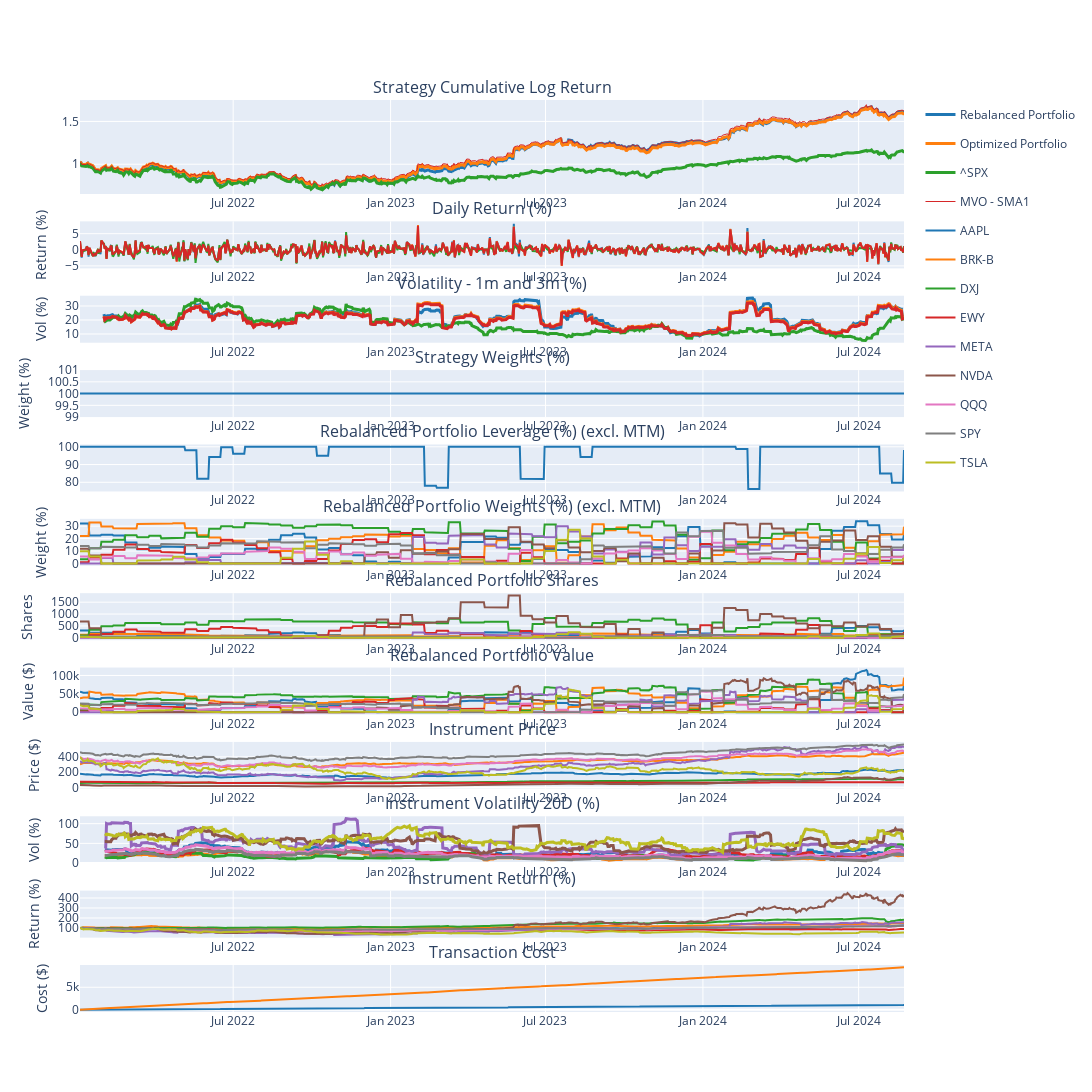

Notebook cell for this chart:
### Code cell
portfolio = PortfolioStandard(
    capital=169336.48958837058,
    name='MVOPortfolio',        
    rebalance_iter=RebalancerIter('0 0 * * Fri', 2),        
    tc_model=TransactionCostFutu(), 
    systems=[        
        TradingSubSystemSingle(vol_target=vol_target, instruments=instruments,  strategy=[MeanVarianceOpt(gamma=10, hhi=0.2, lookback=60, confidence=1)], max_leverage=max_leverage, offset=60)
    ]
)

portfolio.set_start_date(start_date)
portfolio.set_end_date(end_date)
portfolio.backtest_subsystems()
portfolio.optimize()
portfolio.backtest()
portfolio.rebalance()
portfolio.performance(show_all_rets=True)

### Figure 1 — Plotly figure (JSON) as saved in the notebook; plotly's stock layout.template omitted (floating-point values rounded to 4 significant figures; data arrays with more than 128 entries replaced by an {"elided": "..."} marker saying what was removed)
{"data": [{"legendgroup": "Rebalanced Portfolio", "line": {"width": 3}, "marker": {"color": "rgb(31, 119, 180)"}, "name": "Rebalanced Portfolio", "type": "scatter", "x": {"elided": "664 str values"}, "xaxis": "x", "y": {"elided": "664 float values"}, "yaxis": "y"}, {"legendgroup": "Rebalanced Portfolio", "marker": {"color": "rgb(31, 119, 180)"}, "name": "Rebalanced Portfolio", "showlegend": false, "type": "scatter", "x": {"elided": "664 str values"}, "xaxis": "x2", "y": {"elided": "664 float values"}, "yaxis": "y2"}, {"legendgroup": "Rebalanced Portfolio", "line": {"width": 3}, "marker": {"color": "rgb(31, 119, 180)"}, "name": "Rebalanced Portfolio", "showlegend": false, "type": "scatter", "x": {"elided": "664 str values"}, "xaxis": "x3", "y": {"elided": "664 float values"}, "yaxis": "y3"}, {"legendgroup": "Rebalanced Portfolio", "marker": {"color": "rgb(31, 119, 180)"}, "name": "Rebalanced Portfolio", "showlegend": false, "type": "scatter", "x": {"elided": "664 str values"}, "xaxis": "x12", "y": {"elided": "664 float values"}, "yaxis": "y12"}, {"legendgroup": "Optimized Portfolio", "line": {"width": 3}, "marker": {"color": "rgb(255, 127, 14)"}, "name": "Optimized Portfolio", "type": "scatter", "x": {"elided": "664 str values"}, "xaxis": "x", "y": {"elided": "664 float values"}, "yaxis": "y"}, {"legendgroup": "Optimized Portfolio", "marker": {"color": "rgb(255, 127, 14)"}, "name": "Optimized Portfolio", "showlegend": false, "type": "scatter", "x": {"elided": "664 str values"}, "xaxis": "x2", "y": {"elided": "664 float values"}, "yaxis": "y2"}, {"legendgroup": "Optimized Portfolio", "line": {"width": 3}, "marker": {"color": "rgb(255, 127, 14)"}, "name": "Optimized Portfolio", "showlegend": false, "type": "scatter", "x": {"elided": "664 str values"}, "xaxis": "x3", "y": {"elided": "664 float values"}, "yaxis": "y3"}, {"legendgroup": "Optimized Portfolio", "marker": {"color": "rgb(255, 127, 14)"}, "name": "Optimized Portfolio", "showlegend": false, "type": "scatter", "x": {"elided": "664 str values"}, "xaxis": "x12", "y": {"elided": "664 float values"}, "yaxis": "y12"}, {"legendgroup": "^SPX", "line": {"width": 3}, "marker": {"color": "rgb(44, 160, 44)"}, "name": "^SPX", "type": "scatter", "x": {"elided": "664 str values"}, "xaxis": "x", "y": {"elided": "664 float values"}, "yaxis": "y"}, {"legendgroup": "^SPX", "marker": {"color": "rgb(44, 160, 44)"}, "name": "^SPX", "showlegend": false, "type": "scatter", "x": {"elided": "664 str values"}, "xaxis": "x2", "y": {"elided": "664 float values"}, "yaxis": "y2"}, {"legendgroup": "^SPX", "line": {"width": 3}, "marker": {"color": "rgb(44, 160, 44)"}, "name": "^SPX", "showlegend": false, "type": "scatter", "x": {"elided": "664 str values"}, "xaxis": "x3", "y": {"elided": "664 float values"}, "yaxis": "y3"}, {"legendgroup": "MVO - SMA1", "line": {"width": 1}, "marker": {"color": "rgb(214, 39, 40)"}, "name": "MVO - SMA1", "type": "scatter", "x": {"elided": "664 str values"}, "xaxis": "x", "y": {"elided": "664 float values"}, "yaxis": "y"}, {"legendgroup": "MVO - SMA1", "marker": {"color": "rgb(214, 39, 40)"}, "name": "MVO - SMA1", "showlegend": false, "type": "scatter", "x": {"elided": "664 str values"}, "xaxis": "x2", "y": {"elided": "664 float values"}, "yaxis": "y2"}, {"legendgroup": "MVO - SMA1", "line": {"width": 3}, "marker": {"color": "rgb(214, 39, 40)"}, "name": "MVO - SMA1", "showlegend": false, "type": "scatter", "x": {"elided": "664 str values"}, "xaxis": "x3", "y": {"elided": "664 float values"}, "yaxis": "y3"}, {"legendgroup": "MVO - SMA1", "marker": {"color": "rgb(31, 119, 180)"}, "name": "MVO - SMA1", "showlegend": false, "type": "scatter", "x": {"elided": "664 str values"}, "xaxis": "x4", "y": {"elided": "664 int values"}, "yaxis": "y4"}, {"marker": {"color": "rgb(31, 119, 180)"}, "showlegend": false, "type": "scatter", "x": {"elided": "664 str values"}, "xaxis": "x5", "y": {"elided": "664 float values"}, "yaxis": "y5"}, {"legendgroup": "AAPL", "marker": {"color": "rgb(31, 119, 180)"}, "name": "AAPL", "showlegend": true, "type": "scatter", "x": {"elided": "664 str values"}, "xaxis": "x6", "y": {"elided": "664 float values"}, "yaxis": "y6"}, {"legendgroup": "AAPL", "marker": {"color": "rgb(31, 119, 180)"}, "name": "AAPL", "showlegend": false, "type": "scatter", "x": {"elided": "664 str values"}, "xaxis": "x7", "y": {"elided": "664 int values"}, "yaxis": "y7"}, {"legendgroup": "AAPL", "marker": {"color": "rgb(31, 119, 180)"}, "name": "AAPL", "showlegend": false, "type": "scatter", "x": {"elided": "664 str values"}, "xaxis": "x8", "y": {"elided": "664 float values"}, "yaxis": "y8"}, {"legendgroup": "AAPL", "marker": {"color": "rgb(31, 119, 180)"}, "name": "AAPL", "showlegend": false, "type": "scatter", "x": {"elided": "664 str values"}, "xaxis": "x9", "y": {"elided": "664 float values"}, "yaxis": "y9"}, {"legendgroup": "AAPL", "line": {"width": 3}, "marker": {"color": "rgb(31, 119, 180)"}, "name": "AAPL", "showlegend": false, "type": "scatter", "x": {"elided": "664 str values"}, "xaxis": "x10", "y": {"elided": "664 float values"}, "yaxis": "y10"}, {"legendgroup": "AAPL", "marker": {"color": "rgb(31, 119, 180)"}, "name": "AAPL", "showlegend": false, "type": "scatter", "x": {"elided": "664 str values"}, "xaxis": "x11", "y": {"elided": "664 float values"}, "yaxis": "y11"}, {"legendgroup": "BRK-B", "marker": {"color": "rgb(255, 127, 14)"}, "name": "BRK-B", "showlegend": true, "type": "scatter", "x": {"elided": "664 str values"}, "xaxis": "x6", "y": {"elided": "664 float values"}, "yaxis": "y6"}, {"legendgroup": "BRK-B", "marker": {"color": "rgb(255, 127, 14)"}, "name": "BRK-B", "showlegend": false, "type": "scatter", "x": {"elided": "664 str values"}, "xaxis": "x7", "y": {"elided": "664 int values"}, "yaxis": "y7"}, {"legendgroup": "BRK-B", "marker": {"color": "rgb(255, 127, 14)"}, "name": "BRK-B", "showlegend": false, "type": "scatter", "x": {"elided": "664 str values"}, "xaxis": "x8", "y": {"elided": "664 float values"}, "yaxis": "y8"}, {"legendgroup": "BRK-B", "marker": {"color": "rgb(255, 127, 14)"}, "name": "BRK-B", "showlegend": false, "type": "scatter", "x": {"elided": "664 str values"}, "xaxis": "x9", "y": {"elided": "664 float values"}, "yaxis": "y9"}, {"legendgroup": "BRK-B", "line": {"width": 3}, "marker": {"color": "rgb(255, 127, 14)"}, "name": "BRK-B", "showlegend": false, "type": "scatter", "x": {"elided": "664 str values"}, "xaxis": "x10", "y": {"elided": "664 float values"}, "yaxis": "y10"}, {"legendgroup": "BRK-B", "marker": {"color": "rgb(255, 127, 14)"}, "name": "BRK-B", "showlegend": false, "type": "scatter", "x": {"elided": "664 str values"}, "xaxis": "x11", "y": {"elided": "664 float values"}, "yaxis": "y11"}, {"legendgroup": "DXJ", "marker": {"color": "rgb(44, 160, 44)"}, "name": "DXJ", "showlegend": true, "type": "scatter", "x": {"elided": "664 str values"}, "xaxis": "x6", "y": {"elided": "664 float values"}, "yaxis": "y6"}, {"legendgroup": "DXJ", "marker": {"color": "rgb(44, 160, 44)"}, "name": "DXJ", "showlegend": false, "type": "scatter", "x": {"elided": "664 str values"}, "xaxis": "x7", "y": {"elided": "664 int values"}, "yaxis": "y7"}, {"legendgroup": "DXJ", "marker": {"color": "rgb(44, 160, 44)"}, "name": "DXJ", "showlegend": false, "type": "scatter", "x": {"elided": "664 str values"}, "xaxis": "x8", "y": {"elided": "664 float values"}, "yaxis": "y8"}, {"legendgroup": "DXJ", "marker": {"color": "rgb(44, 160, 44)"}, "name": "DXJ", "showlegend": false, "type": "scatter", "x": {"elided": "664 str values"}, "xaxis": "x9", "y": {"elided": "664 float values"}, "yaxis": "y9"}, {"legendgroup": "DXJ", "line": {"width": 3}, "marker": {"color": "rgb(44, 160, 44)"}, "name": "DXJ", "showlegend": false, "type": "scatter", "x": {"elided": "664 str values"}, "xaxis": "x10", "y": {"elided": "664 float values"}, "yaxis": "y10"}, {"legendgroup": "DXJ", "marker": {"color": "rgb(44, 160, 44)"}, "name": "DXJ", "showlegend": false, "type": "scatter", "x": {"elided": "664 str values"}, "xaxis": "x11", "y": {"elided": "664 float values"}, "yaxis": "y11"}, {"legendgroup": "EWY", "marker": {"color": "rgb(214, 39, 40)"}, "name": "EWY", "showlegend": true, "type": "scatter", "x": {"elided": "664 str values"}, "xaxis": "x6", "y": {"elided": "664 float values"}, "yaxis": "y6"}, {"legendgroup": "EWY", "marker": {"color": "rgb(214, 39, 40)"}, "name": "EWY", "showlegend": false, "type": "scatter", "x": {"elided": "664 str values"}, "xaxis": "x7", "y": {"elided": "664 int values"}, "yaxis": "y7"}, {"legendgroup": "EWY", "marker": {"color": "rgb(214, 39, 40)"}, "name": "EWY", "showlegend": false, "type": "scatter", "x": {"elided": "664 str values"}, "xaxis": "x8", "y": {"elided": "664 float values"}, "yaxis": "y8"}, {"legendgroup": "EWY", "marker": {"color": "rgb(214, 39, 40)"}, "name": "EWY", "showlegend": false, "type": "scatter", "x": {"elided": "664 str values"}, "xaxis": "x9", "y": {"elided": "664 float values"}, "yaxis": "y9"}, {"legendgroup": "EWY", "line": {"width": 3}, "marker": {"color": "rgb(214, 39, 40)"}, "name": "EWY", "showlegend": false, "type": "scatter", "x": {"elided": "664 str values"}, "xaxis": "x10", "y": {"elided": "664 float values"}, "yaxis": "y10"}, {"legendgroup": "EWY", "marker": {"color": "rgb(214, 39, 40)"}, "name": "EWY", "showlegend": false, "type": "scatter", "x": {"elided": "664 str values"}, "xaxis": "x11", "y": {"elided": "664 float values"}, "yaxis": "y11"}, {"legendgroup": "META", "marker": {"color": "rgb(148, 103, 189)"}, "name": "META", "showlegend": true, "type": "scatter", "x": {"elided": "664 str values"}, "xaxis": "x6", "y": {"elided": "664 float values"}, "yaxis": "y6"}, {"legendgroup": "META", "marker": {"color": "rgb(148, 103, 189)"}, "name": "META", "showlegend": false, "type": "scatter", "x": {"elided": "664 str values"}, "xaxis": "x7", "y": {"elided": "664 int values"}, "yaxis": "y7"}, {"legendgroup": "META", "marker": {"color": "rgb(148, 103, 189)"}, "name": "META", "showlegend": false, "type": "scatter", "x": {"elided": "664 str values"}, "xaxis": "x8", "y": {"elided": "664 float values"}, "yaxis": "y8"}, {"legendgroup": "META", "marker": {"color": "rgb(148, 103, 189)"}, "name": "META", "showlegend": false, "type": "scatter", "x": {"elided": "664 str values"}, "xaxis": "x9", "y": {"elided": "664 float values"}, "yaxis": "y9"}, {"legendgroup": "META", "line": {"width": 3}, "marker": {"color": "rgb(148, 103, 189)"}, "name": "META", "showlegend": false, "type": "scatter", "x": {"elided": "664 str values"}, "xaxis": "x10", "y": {"elided": "664 float values"}, "yaxis": "y10"}, {"legendgroup": "META", "marker": {"color": "rgb(148, 103, 189)"}, "name": "META", "showlegend": false, "type": "scatter", "x": {"elided": "664 str values"}, "xaxis": "x11", "y": {"elided": "664 float values"}, "yaxis": "y11"}, {"legendgroup": "NVDA", "marker": {"color": "rgb(140, 86, 75)"}, "name": "NVDA", "showlegend": true, "type": "scatter", "x": {"elided": "664 str values"}, "xaxis": "x6", "y": {"elided": "664 float values"}, "yaxis": "y6"}, {"legendgroup": "NVDA", "marker": {"color": "rgb(140, 86, 75)"}, "name": "NVDA", "showlegend": false, "type": "scatter", "x": {"elided": "664 str values"}, "xaxis": "x7", "y": {"elided": "664 int values"}, "yaxis": "y7"}, {"legendgroup": "NVDA", "marker": {"color": "rgb(140, 86, 75)"}, "name": "NVDA", "showlegend": false, "type": "scatter", "x": {"elided": "664 str values"}, "xaxis": "x8", "y": {"elided": "664 float values"}, "yaxis": "y8"}, {"legendgroup": "NVDA", "marker": {"color": "rgb(140, 86, 75)"}, "name": "NVDA", "showlegend": false, "type": "scatter", "x": {"elided": "664 str values"}, "xaxis": "x9", "y": {"elided": "664 float values"}, "yaxis": "y9"}, {"legendgroup": "NVDA", "line": {"width": 3}, "marker": {"color": "rgb(140, 86, 75)"}, "name": "NVDA", "showlegend": false, "type": "scatter", "x": {"elided": "664 str values"}, "xaxis": "x10", "y": {"elided": "664 float values"}, "yaxis": "y10"}, {"legendgroup": "NVDA", "marker": {"color": "rgb(140, 86, 75)"}, "name": "NVDA", "showlegend": false, "type": "scatter", "x": {"elided": "664 str values"}, "xaxis": "x11", "y": {"elided": "664 float values"}, "yaxis": "y11"}, {"legendgroup": "QQQ", "marker": {"color": "rgb(227, 119, 194)"}, "name": "QQQ", "showlegend": true, "type": "scatter", "x": {"elided": "664 str values"}, "xaxis": "x6", "y": {"elided": "664 float values"}, "yaxis": "y6"}, {"legendgroup": "QQQ", "marker": {"color": "rgb(227, 119, 194)"}, "name": "QQQ", "showlegend": false, "type": "scatter", "x": {"elided": "664 str values"}, "xaxis": "x7", "y": {"elided": "664 int values"}, "yaxis": "y7"}, {"legendgroup": "QQQ", "marker": {"color": "rgb(227, 119, 194)"}, "name": "QQQ", "showlegend": false, "type": "scatter", "x": {"elided": "664 str values"}, "xaxis": "x8", "y": {"elided": "664 float values"}, "yaxis": "y8"}, {"legendgroup": "QQQ", "marker": {"color": "rgb(227, 119, 194)"}, "name": "QQQ", "showlegend": false, "type": "scatter", "x": {"elided": "664 str values"}, "xaxis": "x9", "y": {"elided": "664 float values"}, "yaxis": "y9"}, {"legendgroup": "QQQ", "line": {"width": 3}, "marker": {"color": "rgb(227, 119, 194)"}, "name": "QQQ", "showlegend": false, "type": "scatter", "x": {"elided": "664 str values"}, "xaxis": "x10", "y": {"elided": "664 float values"}, "yaxis": "y10"}, {"legendgroup": "QQQ", "marker": {"color": "rgb(227, 119, 194)"}, "name": "QQQ", "showlegend": false, "type": "scatter", "x": {"elided": "664 str values"}, "xaxis": "x11", "y": {"elided": "664 float values"}, "yaxis": "y11"}, {"legendgroup": "SPY", "marker": {"color": "rgb(127, 127, 127)"}, "name": "SPY", "showlegend": true, "type": "scatter", "x": {"elided": "664 str values"}, "xaxis": "x6", "y": {"elided": "664 float values"}, "yaxis": "y6"}, {"legendgroup": "SPY", "marker": {"color": "rgb(127, 127, 127)"}, "name": "SPY", "showlegend": false, "type": "scatter", "x": {"elided": "664 str values"}, "xaxis": "x7", "y": {"elided": "664 int values"}, "yaxis": "y7"}, {"legendgroup": "SPY", "marker": {"color": "rgb(127, 127, 127)"}, "name": "SPY", "showlegend": false, "type": "scatter", "x": {"elided": "664 str values"}, "xaxis": "x8", "y": {"elided": "664 float values"}, "yaxis": "y8"}, {"legendgroup": "SPY", "marker": {"color": "rgb(127, 127, 127)"}, "name": "SPY", "showlegend": false, "type": "scatter", "x": {"elided": "664 str values"}, "xaxis": "x9", "y": {"elided": "664 float values"}, "yaxis": "y9"}, {"legendgroup": "SPY", "line": {"width": 3}, "marker": {"color": "rgb(127, 127, 127)"}, "name": "SPY", "showlegend": false, "type": "scatter", "x": {"elided": "664 str values"}, "xaxis": "x10", "y": {"elided": "664 float values"}, "yaxis": "y10"}, {"legendgroup": "SPY", "marker": {"color": "rgb(127, 127, 127)"}, "name": "SPY", "showlegend": false, "type": "scatter", "x": {"elided": "664 str values"}, "xaxis": "x11", "y": {"elided": "664 float values"}, "yaxis": "y11"}, {"legendgroup": "TSLA", "marker": {"color": "rgb(188, 189, 34)"}, "name": "TSLA", "showlegend": true, "type": "scatter", "x": {"elided": "664 str values"}, "xaxis": "x6", "y": {"elided": "664 float values"}, "yaxis": "y6"}, {"legendgroup": "TSLA", "marker": {"color": "rgb(188, 189, 34)"}, "name": "TSLA", "showlegend": false, "type": "scatter", "x": {"elided": "664 str values"}, "xaxis": "x7", "y": {"elided": "664 int values"}, "yaxis": "y7"}, {"legendgroup": "TSLA", "marker": {"color": "rgb(188, 189, 34)"}, "name": "TSLA", "showlegend": false, "type": "scatter", "x": {"elided": "664 str values"}, "xaxis": "x8", "y": {"elided": "664 float values"}, "yaxis": "y8"}, {"legendgroup": "TSLA", "marker": {"color": "rgb(188, 189, 34)"}, "name": "TSLA", "showlegend": false, "type": "scatter", "x": {"elided": "664 str values"}, "xaxis": "x9", "y": {"elided": "664 float values"}, "yaxis": "y9"}, {"legendgroup": "TSLA", "line": {"width": 3}, "marker": {"color": "rgb(188, 189, 34)"}, "name": "TSLA", "showlegend": false, "type": "scatter", "x": {"elided": "664 str values"}, "xaxis": "x10", "y": {"elided": "664 float values"}, "yaxis": "y10"}, {"legendgroup": "TSLA", "marker": {"color": "rgb(188, 189, 34)"}, "name": "TSLA", "showlegend": false, "type": "scatter", "x": {"elided": "664 str values"}, "xaxis": "x11", "y": {"elided": "664 float values"}, "yaxis": "y11"}], "layout": {"annotations": [{"font": {"size": 16}, "showarrow": false, "text": "Strategy Cumulative Log Return", "x": 0.5, "xanchor": "center", "xref": "paper", "y": 1, "yanchor": "bottom", "yref": "paper"}, {"font": {"size": 16}, "showarrow": false, "text": "Daily Return (%)", "x": 0.5, "xanchor": "center", "xref": "paper", "y": 0.8669, "yanchor": "bottom", "yref": "paper"}, {"font": {"size": 16}, "showarrow": false, "text": "Volatility - 1m and 3m (%)", "x": 0.5, "xanchor": "center", "xref": "paper", "y": 0.7854, "yanchor": "bottom", "yref": "paper"}, {"font": {"size": 16}, "showarrow": false, "text": "Strategy Weights (%)", "x": 0.5, "xanchor": "center", "xref": "paper", "y": 0.7038, "yanchor": "bottom", "yref": "paper"}, {"font": {"size": 16}, "showarrow": false, "text": "Rebalanced Portfolio Leverage (%) (excl. MTM)", "x": 0.5, "xanchor": "center", "xref": "paper", "y": 0.6223, "yanchor": "bottom", "yref": "paper"}, {"font": {"size": 16}, "showarrow": false, "text": "Rebalanced Portfolio Weights (%) (excl. MTM)", "x": 0.5, "xanchor": "center", "xref": "paper", "y": 0.5408, "yanchor": "bottom", "yref": "paper"}, {"font": {"size": 16}, "showarrow": false, "text": "Rebalanced Portfolio Shares", "x": 0.5, "xanchor": "center", "xref": "paper", "y": 0.4592, "yanchor": "bottom", "yref": "paper"}, {"font": {"size": 16}, "showarrow": false, "text": "Rebalanced Portfolio Value", "x": 0.5, "xanchor": "center", "xref": "paper", "y": 0.3777, "yanchor": "bottom", "yref": "paper"}, {"font": {"size": 16}, "showarrow": false, "text": "Instrument Price", "x": 0.5, "xanchor": "center", "xref": "paper", "y": 0.2962, "yanchor": "bottom", "yref": "paper"}, {"font": {"size": 16}, "showarrow": false, "text": "Instrument Volatility 20D (%)", "x": 0.5, "xanchor": "center", "xref": "paper", "y": 0.2146, "yanchor": "bottom", "yref": "paper"}, {"font": {"size": 16}, "showarrow": false, "text": "Instrument Return (%)", "x": 0.5, "xanchor": "center", "xref": "paper", "y": 0.1331, "yanchor": "bottom", "yref": "paper"}, {"font": {"size": 16}, "showarrow": false, "text": "Transaction Cost", "x": 0.5, "xanchor": "center", "xref": "paper", "y": 0.05154, "yanchor": "bottom", "yref": "paper"}], "height": 4000, "hovermode": "x", "width": 1500, "xaxis": {"anchor": "y", "domain": [0, 1], "matches": "x12", "showticklabels": true}, "xaxis10": {"anchor": "y10", "domain": [0, 1], "matches": "x12", "showticklabels": true}, "xaxis11": {"anchor": "y11", "domain": [0, 1], "matches": "x12", "showticklabels": true}, "xaxis12": {"anchor": "y12", "domain": [0, 1], "showticklabels": true}, "xaxis2": {"anchor": "y2", "domain": [0, 1], "matches": "x12", "showticklabels": true}, "xaxis3": {"anchor": "y3", "domain": [0, 1], "matches": "x12", "showticklabels": true}, "xaxis4": {"anchor": "y4", "domain": [0, 1], "matches": "x12", "showticklabels": true}, "xaxis5": {"anchor": "y5", "domain": [0, 1], "matches": "x12", "showticklabels": true}, "xaxis6": {"anchor": "y6", "domain": [0, 1], "matches": "x12", "showticklabels": true}, "xaxis7": {"anchor": "y7", "domain": [0, 1], "matches": "x12", "showticklabels": true}, "xaxis8": {"anchor": "y8", "domain": [0, 1], "matches": "x12", "showticklabels": true}, "xaxis9": {"anchor": "y9", "domain": [0, 1], "matches": "x12", "showticklabels": true}, "yaxis": {"anchor": "x", "domain": [0.8969, 1]}, "yaxis10": {"anchor": "x10", "domain": [0.1631, 0.2146], "title": {"text": "Vol (%)"}}, "yaxis11": {"anchor": "x11", "domain": [0.08154, 0.1331], "title": {"text": "Return (%)"}}, "yaxis12": {"anchor": "x12", "domain": [0, 0.05154], "title": {"text": "Cost ($)"}}, "yaxis2": {"anchor": "x2", "domain": [0.8154, 0.8669], "title": {"text": "Return (%)"}}, "yaxis3": {"anchor": "x3", "domain": [0.7338, 0.7854], "title": {"text": "Vol (%)"}}, "yaxis4": {"anchor": "x4", "domain": [0.6523, 0.7038], "title": {"text": "Weight (%)"}}, "yaxis5": {"anchor": "x5", "domain": [0.5708, 0.6223]}, "yaxis6": {"anchor": "x6", "domain": [0.4892, 0.5408], "title": {"text": "Weight (%)"}}, "yaxis7": {"anchor": "x7", "domain": [0.4077, 0.4592], "title": {"text": "Shares"}}, "yaxis8": {"anchor": "x8", "domain": [0.3262, 0.3777], "title": {"text": "Value ($)"}}, "yaxis9": {"anchor": "x9", "domain": [0.2446, 0.2962], "title": {"text": "Price ($)"}}}}
